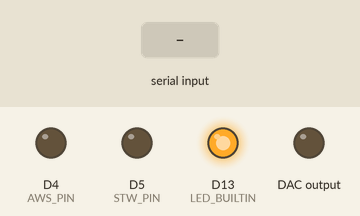
The sketch below on a simulated Arduino Due. Shown: output pins drawn as LEDs (lit = HIGH). Wiring (inferred from the names in the program): MCP4725 DAC at I2C address 0x62; MCP4725 DAC at I2C address 0x63. Dashed ring = blinking. Inputs (shaded band) come from the test bench. Random numbers use the default seed unless the sketch sets one; what the sketch prints to the serial monitor is not drawn.

Above: at 0.81 s.
1.3 s: "aws,90\n" received over Serial
At 1.56 s:
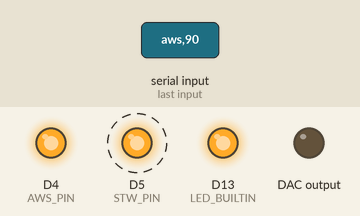
4.3 s: "rnd,90\n" received over Serial
At 5.33 s:
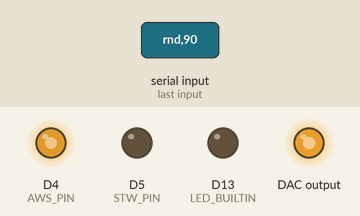
At 6.29 s:
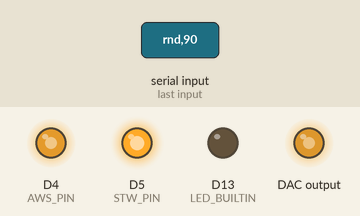
7.3 s: "aws,\n" received over Serial
10.3 s: "help\n" received over Serial
13.3 s: "rnd,\n" received over Serial
16.3 s: "rnd,90\n" received over Serial
At 16.8 s:
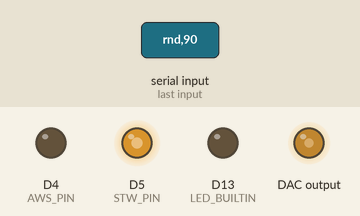
Timing chart, 0 to 54.7 s (numbered marks = the images above; inputs shaded):
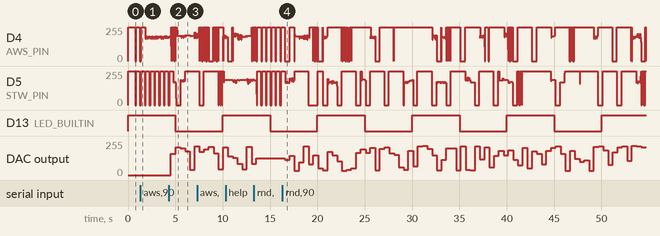

The sketch:

dac.ino
```cpp
/**
 * This code simulates the standard St60+ Wind Sensor, to enable simulatio and debugging of a Raymarine i60/i60 or ITC5 setup without real
 * instruments or real enviroment.
 * The wind direction is simulated by driving 2 I2C DACs between 0 and the Arduino supply voltage. This is not exactly the 2-6V
 * that the Raymarine wind transducer produces so if sending the voltages to a real ITC5 or Pods it will need conditioning.
 *
 * All the parameter as controllable over the serial line. Default settings have AWS at 1.045Hz/kn and STW at 5.5Hz/Kn.
 * serial line runs at 115.2Kbaud, type help to see the command format.
 */


#include <Wire.h>
// #include "DueTimer.h"


#define AWS_PIN 4
#define STW_PIN 5
#define DAC_REGISTER 0x40
#define DACV 3F/4096.0F
#define WINDANGLE_UPDATE_PERIOD 500
#define SPEED_UPDATE_PERIOD 500

float awsHzPerKn = 1.045F;
float stwHzPerKn = 5.5F;
float targetAWA = 0.0F;
float targetAWS = 0.0F;
float targetSTW = 0.0F;
float targetFAWS = 0.0F;
float targetFSTW = 0.0F;
unsigned long noiseLevel = 0L;
unsigned long awsPeriod = 1000000;
unsigned long stwPeriod = 1000000;
unsigned long awsError = 0L;
unsigned long stwError = 0L;
float awa = 0.0F;


/*
 * Wiring.
 * Needs 2x MCP Digital pots set to generate wiper voltages between 2V and 6V. Cos Pin Select is pin 7, Sin pin select is pin 8
 * On Pin 4 there will be a 25/75 PWM output for AWS
 * On Pin 5 there will be a 25/75 PWM output for STW
 */

void setup() {
  // put your setup code here, to run once:
   Serial.begin(115200);
   Serial.println(F("Wind and speed Transducer simulator"));

  Wire.begin();

  pinMode(AWS_PIN, OUTPUT);
  pinMode(STW_PIN, OUTPUT);
  pinMode(LED_BUILTIN, OUTPUT);

  // Timer1.attachInterrupt(pulseAWS).setPeriod(500000).start();
  // Timer2.attachInterrupt(pulseSTW).setPeriod(500000).start();

}
/*
uint8_t awaState = 0;
void pulseAWS(void) {
  awaState = (awaState+1)&0x03;
  digitalWrite(AWS_PIN, awaState!=0);
}

uint8_t stwState = 0;
void pulseSTW(void) {
  stwState = (stwState+1)&0x03;
  digitalWrite(STW_PIN, stwState!=0);
}
*/
/*
 * Return the period in us.
 */
unsigned long getPeriod(float frequency) {
  if (frequency == 0 ) {
    return 500000;
  }
  // no faster than 1Khz
  // no slower than 0.5Hz
  float period = 1000000/frequency;
  return max(min(2000000,(unsigned long)period),1000);
}


void setVoltage(byte address, float voltageF) {
  byte op[3];
  op[0] = DAC_REGISTER;
  if ( voltageF > 4095.0F) {
    op[1] = (4095>>4) & 0xff;
    op[2] = (4095<<4) & 0xff;
  } else if ( voltageF < 0.0F ) {
    op[1] = 0x00;
    op[2] = 0x00;
  } else {
    uint16_t vi = (uint16_t) voltageF;
    op[1] = (vi>>4) & 0xff;
    op[2] = (vi<<4) & 0xff;
  }
  Wire.beginTransmission(address);
  Wire.write(op,3);
  Wire.endTransmission();
}

void setWindAngle() {
  static float lastAWA = 0.0F;
  if ( awa == lastAWA) {
    return;
  }
  lastAWA = awa;

  float cosADC = 2000.0F+1500.0F*cos(awa*M_PI/180.0F);
  float sinADC = 2000.0F+1500.0F*sin(awa*M_PI/180.0F);

  // sin MCP4725 on I2C at 0x62
  Serial.print("V0 ");
  Serial.print(cosADC);
  Serial.print(" ");
  Serial.print((float)cosADC*3.42F/4096.0F);
  Serial.print(" V1 ");
  Serial.print(sinADC);
  Serial.print(" ");
  Serial.println((float)sinADC*3.42F/4096.0F);
  setVoltage(0x62,cosADC);
  // cos MCP4725 on I2C at 0x62
  setVoltage(0x63,sinADC);
}

int ncycles = 0, cawa = 0;
// these are the factory settings. There appears to be some significant non linearity
// between the angle generated and hte andle recored


void getIncommingChars() {
  static String input = "";

  char inChar = Serial.read();
  if(inChar == 59 || inChar == 10 || inChar == 13){
    if ( input.length() > 0 ) {
      Serial.println(" ");
      input.toLowerCase();
      if ( input.startsWith("awa,") ) {
        cawa = 0;
        targetAWA = input.substring(4).toFloat();
      } else if (input.startsWith("rnd,") ) {
        noiseLevel = input.substring(4).toInt();
      } else if (input.startsWith("cwa,") ) {
        cawa = input.substring(4).toInt();
      } else if (input.startsWith("aws,") ) {
        targetAWS = input.substring(4).toFloat();
        targetFAWS = targetAWS*awsHzPerKn;
      } else if (input.startsWith("ahz") ) {
        awsHzPerKn = input.substring(4).toFloat();
        targetFAWS = targetAWS*awsHzPerKn;
      } else if (input.startsWith("stw") ) {
        targetSTW = input.substring(4).toFloat();
        targetFSTW = targetSTW*stwHzPerKn;
      } else if (input.startsWith("bhz") ) {
        stwHzPerKn = input.substring(4).toFloat();
        targetFSTW = targetSTW*stwHzPerKn;
      } else if (input.startsWith("help")) {
        Serial.println(F("aws,<Aparent Wind speed in kn>"));
        Serial.println(F("awa,<Aparent Wind Angle in degrees>"));
        Serial.println(F("stw,<Boat Speed in Kn>"));
        Serial.println(F("ahz,<Hz per kn of AWS>"));
        Serial.println(F("bhz,<Hz per kn of STW>"));
      }
      Serial.print(F("AWA,"));
      Serial.print(targetAWA);
      Serial.print(F(",opAWA,"));
      Serial.print(awa);
      Serial.print(F(",AWS,"));
      Serial.print(targetAWS);
      Serial.print(F(",AWSHz,"));
      Serial.print(targetFAWS);
      Serial.print(F(",opAWSp,"));
      Serial.print(awsPeriod);
      Serial.print(F(",STW,"));
      Serial.print(targetSTW);
      Serial.print(F(",STWHz,"));
      Serial.print(targetFSTW);
      Serial.print(F(",opSTWp,"));
      Serial.print(stwPeriod);
      Serial.print(F(",AWSHz,"));
      Serial.print(awsHzPerKn);
      Serial.print(F(",STWHz,"));
      Serial.print(stwHzPerKn);
      Serial.print(F(",AWSuserr,"));
      Serial.print(awsError);
      Serial.print(F(",STWuserr,"));
      Serial.println(stwError);

      input = "";
      Serial.print("->");
    }
  } else {
    if (inChar > 32 && inChar < 127 && input.length() < 255 ) {
      input += (char)inChar;
    }
  }
}
void flashLED() {
  static unsigned long nextLED = 0L;
  static bool ledOn = true;
  if ( millis() > nextLED ) {
    nextLED = millis() + 5000;
    digitalWrite(LED_BUILTIN, ledOn);
    ledOn = !ledOn;
  }
}


void moveAWA() {
  static unsigned long nextAWAMove = 0L;
  if (cawa != 0 && millis() > nextAWAMove ) {
    targetAWA = targetAWA+1;
    if ( targetAWA > 180.0F ) {
      targetAWA = targetAWA-360.0F;
    }
    nextAWAMove = millis() + cawa;
  }
}

void updateAWA() {
  static unsigned long nextAWAUpdate = 0L;
  if (millis() > nextAWAUpdate ) {
    if ( noiseLevel > 0) {
      awa = targetAWA + random(-noiseLevel,+noiseLevel);
    } else {
      awa = targetAWA;
    }
    setWindAngle();
    nextAWAUpdate = millis() + WINDANGLE_UPDATE_PERIOD;
  }
}

void updateSpeeds() {
  static unsigned long nextSpeedUpdate = 0L;
  if (millis() > nextSpeedUpdate ) {
    if ( noiseLevel > 0) {
      stwPeriod = getPeriod((targetSTW + (float)(random(-noiseLevel*100,+noiseLevel*100)/100.0F)) * stwHzPerKn);
      awsPeriod = getPeriod((targetAWS + (float)(random(-noiseLevel*100,+noiseLevel*100)/100.0F)) *awsHzPerKn);
    } else {
      stwPeriod = getPeriod(targetSTW * stwHzPerKn);
      awsPeriod = getPeriod(targetAWS * awsHzPerKn);
    }
    nextSpeedUpdate = millis() + SPEED_UPDATE_PERIOD;
  }
}

void pulseSTW() {
  static unsigned long nextSTWUpdate = 0L;
  static unsigned long previousSTWUpdate = 0L;
  static bool stwPulse = true;
  // micros wraps every 70 min.
  unsigned long microsNow = micros();
  if (microsNow < previousSTWUpdate || microsNow > nextSTWUpdate ) {
    stwError = stwError-(stwError/10)+(microsNow-nextSTWUpdate); // do an IIR on the error
    previousSTWUpdate = microsNow;
    stwPulse = !stwPulse;
    if ( stwPulse ) {
      digitalWrite(STW_PIN, 0);
      nextSTWUpdate = micros() + stwPeriod/4;
    } else {
      digitalWrite(STW_PIN, 1);
      nextSTWUpdate = micros() + 3*stwPeriod/4;
    }
  }
}
void pulseAWS() {
  static unsigned long nextAWSUpdate = 0L;
  static unsigned long previousAWSUpdate = 0L;
  static bool awsPulse = true;
  // micros wraps every 70 min.
  unsigned long microsNow = micros();
  if (microsNow < previousAWSUpdate || microsNow > nextAWSUpdate ) {
    awsError = awsError-(awsError/10)+(microsNow-nextAWSUpdate); // do an IIR on the error
    previousAWSUpdate = microsNow;
    awsPulse = !awsPulse;
    if ( awsPulse ) {
      digitalWrite(AWS_PIN, 0);
      nextAWSUpdate = micros() + awsPeriod/4;
    } else {
      digitalWrite(AWS_PIN, 1);
      nextAWSUpdate = micros() + 3*awsPeriod/4;
    }
  }
}


void loop() {
  flashLED();
  updateSpeeds();
  pulseAWS();
  pulseSTW();
  moveAWA();
  updateAWA();
  if (Serial.available()) {
    getIncommingChars();
  }
}
```

DueTimer.cpp
```cpp
/*
  DueTimer.cpp - Implementation of Timers defined on DueTimer.h
  For instructions, go to https://github.com/ivanseidel/DueTimer

  Created by Ivan Seidel Gomes, March, 2013.
  Modified by Philipp Klaus, June 2013.
  Thanks to stimmer (from Arduino forum), for coding the "timer soul" (Register stuff)
  Released into the public domain.
*/

#include <Arduino.h>
#if defined(_SAM3XA_)
#include "DueTimer.h"

const DueTimer::Timer DueTimer::Timers[NUM_TIMERS] = {
    {TC0,0,TC0_IRQn},
    {TC0,1,TC1_IRQn},
    {TC0,2,TC2_IRQn},
    {TC1,0,TC3_IRQn},
    {TC1,1,TC4_IRQn},
    {TC1,2,TC5_IRQn},
    {TC2,0,TC6_IRQn},
    {TC2,1,TC7_IRQn},
    {TC2,2,TC8_IRQn},
};

// Fix for compatibility with Servo library
#ifdef USING_SERVO_LIB
    // Set callbacks as used, allowing DueTimer::getAvailable() to work
    void (*DueTimer::callbacks[NUM_TIMERS])() = {
        (void (*)()) 1, // Timer 0 - Occupied
        (void (*)()) 0, // Timer 1
        (void (*)()) 1, // Timer 2 - Occupied
        (void (*)()) 1, // Timer 3 - Occupied
        (void (*)()) 1, // Timer 4 - Occupied
        (void (*)()) 1, // Timer 5 - Occupied
        (void (*)()) 0, // Timer 6
        (void (*)()) 0, // Timer 7
        (void (*)()) 0  // Timer 8
    };
#else
    void (*DueTimer::callbacks[NUM_TIMERS])() = {};
#endif
double DueTimer::_frequency[NUM_TIMERS] = {-1,-1,-1,-1,-1,-1,-1,-1,-1};

/*
    Initializing all timers, so you can use them like this: Timer0.start();
*/
DueTimer Timer(0);

DueTimer Timer1(1);
// Fix for compatibility with Servo library
#ifndef USING_SERVO_LIB
    DueTimer Timer0(0);
    DueTimer Timer2(2);
    DueTimer Timer3(3);
    DueTimer Timer4(4);
    DueTimer Timer5(5);
#endif
DueTimer Timer6(6);
DueTimer Timer7(7);
DueTimer Timer8(8);

DueTimer::DueTimer(unsigned short _timer) : timer(_timer){
    /*
        The constructor of the class DueTimer
    */
}

DueTimer DueTimer::getAvailable(void){
    /*
        Return the first timer with no callback set
    */

    for(int i = 0; i < NUM_TIMERS; i++){
        if(!callbacks[i])
            return DueTimer(i);
    }
    // Default, return Timer0;
    return DueTimer(0);
}

DueTimer& DueTimer::attachInterrupt(void (*isr)()){
    /*
        Links the function passed as argument to the timer of the object
    */

    callbacks[timer] = isr;

    return *this;
}

DueTimer& DueTimer::detachInterrupt(void){
    /*
        Links the function passed as argument to the timer of the object
    */

    stop(); // Stop the currently running timer

    callbacks[timer] = NULL;

    return *this;
}

DueTimer& DueTimer::start(double microseconds){
    /*
        Start the timer
        If a period is set, then sets the period and start the timer
    */

    if(microseconds > 0)
        setPeriod(microseconds);

    if(_frequency[timer] <= 0)
        setFrequency(1);

    NVIC_ClearPendingIRQ(Timers[timer].irq);
    NVIC_EnableIRQ(Timers[timer].irq);

    TC_Start(Timers[timer].tc, Timers[timer].channel);

    return *this;
}

DueTimer& DueTimer::stop(void){
    /*
        Stop the timer
    */

    NVIC_DisableIRQ(Timers[timer].irq);

    TC_Stop(Timers[timer].tc, Timers[timer].channel);

    return *this;
}

uint8_t DueTimer::bestClock(double frequency, uint32_t& retRC){
    /*
        Pick the best Clock, thanks to Ogle Basil Hall!

        Timer       Definition
        TIMER_CLOCK1    MCK /  2
        TIMER_CLOCK2    MCK /  8
        TIMER_CLOCK3    MCK / 32
        TIMER_CLOCK4    MCK /128
    */
    const struct {
        uint8_t flag;
        uint8_t divisor;
    } clockConfig[] = {
        { TC_CMR_TCCLKS_TIMER_CLOCK1,   2 },
        { TC_CMR_TCCLKS_TIMER_CLOCK2,   8 },
        { TC_CMR_TCCLKS_TIMER_CLOCK3,  32 },
        { TC_CMR_TCCLKS_TIMER_CLOCK4, 128 }
    };
    float ticks;
    float error;
    int clkId = 3;
    int bestClock = 3;
    float bestError = 9.999e99;
    do
    {
        ticks = (float) VARIANT_MCK / frequency / (float) clockConfig[clkId].divisor;
        // error = abs(ticks - round(ticks));
        error = clockConfig[clkId].divisor * abs(ticks - round(ticks)); // Error comparison needs scaling
        if (error < bestError)
        {
            bestClock = clkId;
            bestError = error;
        }
    } while (clkId-- > 0);
    ticks = (float) VARIANT_MCK / frequency / (float) clockConfig[bestClock].divisor;
    retRC = (uint32_t) round(ticks);
    return clockConfig[bestClock].flag;
}


DueTimer& DueTimer::setFrequency(double frequency){
    /*
        Set the timer frequency (in Hz)
    */

    // Prevent negative frequencies
    if(frequency <= 0) { frequency = 1; }

    // Remember the frequency — see below how the exact frequency is reported instead
    //_frequency[timer] = frequency;

    // Get current timer configuration
    Timer t = Timers[timer];

    uint32_t rc = 0;
    uint8_t clock;

    // Tell the Power Management Controller to disable
    // the write protection of the (Timer/Counter) registers:
    pmc_set_writeprotect(false);

    // Enable clock for the timer
    pmc_enable_periph_clk((uint32_t)t.irq);

    // Find the best clock for the wanted frequency
    clock = bestClock(frequency, rc);

    switch (clock) {
      case TC_CMR_TCCLKS_TIMER_CLOCK1:
        _frequency[timer] = (double)VARIANT_MCK / 2.0 / (double)rc;
        break;
      case TC_CMR_TCCLKS_TIMER_CLOCK2:
        _frequency[timer] = (double)VARIANT_MCK / 8.0 / (double)rc;
        break;
      case TC_CMR_TCCLKS_TIMER_CLOCK3:
        _frequency[timer] = (double)VARIANT_MCK / 32.0 / (double)rc;
        break;
      default: // TC_CMR_TCCLKS_TIMER_CLOCK4
        _frequency[timer] = (double)VARIANT_MCK / 128.0 / (double)rc;
        break;
    }

    // Set up the Timer in waveform mode which creates a PWM
    // in UP mode with automatic trigger on RC Compare
    // and sets it up with the determined internal clock as clock input.
    TC_Configure(t.tc, t.channel, TC_CMR_WAVE | TC_CMR_WAVSEL_UP_RC | clock);
    // Reset counter and fire interrupt when RC value is matched:
    TC_SetRC(t.tc, t.channel, rc);
    // Enable the RC Compare Interrupt...
    t.tc->TC_CHANNEL[t.channel].TC_IER=TC_IER_CPCS;
    // ... and disable all others.
    t.tc->TC_CHANNEL[t.channel].TC_IDR=~TC_IER_CPCS;

    return *this;
}

DueTimer& DueTimer::setPeriod(double microseconds){
    /*
        Set the period of the timer (in microseconds)
    */

    // Convert period in microseconds to frequency in Hz
    double frequency = 1000000.0 / microseconds;
    setFrequency(frequency);
    return *this;
}

double DueTimer::getFrequency(void) const {
    /*
        Get current time frequency
    */

    return _frequency[timer];
}

double DueTimer::getPeriod(void) const {
    /*
        Get current time period
    */

    return 1.0/getFrequency()*1000000;
}


/*
    Implementation of the timer callbacks defined in
    arduino-1.5.2/hardware/arduino/sam/system/CMSIS/Device/ATMEL/sam3xa/include/sam3x8e.h
*/
// Fix for compatibility with Servo library
#ifndef USING_SERVO_LIB
void TC0_Handler(void){
    TC_GetStatus(TC0, 0);
    DueTimer::callbacks[0]();
}
#endif
void TC1_Handler(void){
    TC_GetStatus(TC0, 1);
    DueTimer::callbacks[1]();
}
// Fix for compatibility with Servo library
#ifndef USING_SERVO_LIB
void TC2_Handler(void){
    TC_GetStatus(TC0, 2);
    DueTimer::callbacks[2]();
}
void TC3_Handler(void){
    TC_GetStatus(TC1, 0);
    DueTimer::callbacks[3]();
}
void TC4_Handler(void){
    TC_GetStatus(TC1, 1);
    DueTimer::callbacks[4]();
}
void TC5_Handler(void){
    TC_GetStatus(TC1, 2);
    DueTimer::callbacks[5]();
}
#endif
void TC6_Handler(void){
    TC_GetStatus(TC2, 0);
    DueTimer::callbacks[6]();
}
void TC7_Handler(void){
    TC_GetStatus(TC2, 1);
    DueTimer::callbacks[7]();
}
void TC8_Handler(void){
    TC_GetStatus(TC2, 2);
    DueTimer::callbacks[8]();
}
#endif
```

Measured:
- after the input at 4.3 s, DAC output: 0/255 → 161/255 after 0.21 s, → 207/255 0.50 s later, → 199/255 0.50 s later, → 178/255 0.50 s later, … (6 changes in this stretch)
- after the input at 16.3 s, DAC output: 125/255 → 115/255 after 0.26 s, → 146/255 0.50 s later, → 32/255 0.50 s later, → 97/255 0.50 s later, … (76 changes in this stretch)
- by itself, D13 (LED_BUILTIN): alternates HIGH for 5.0 s and LOW for 5.0 s
